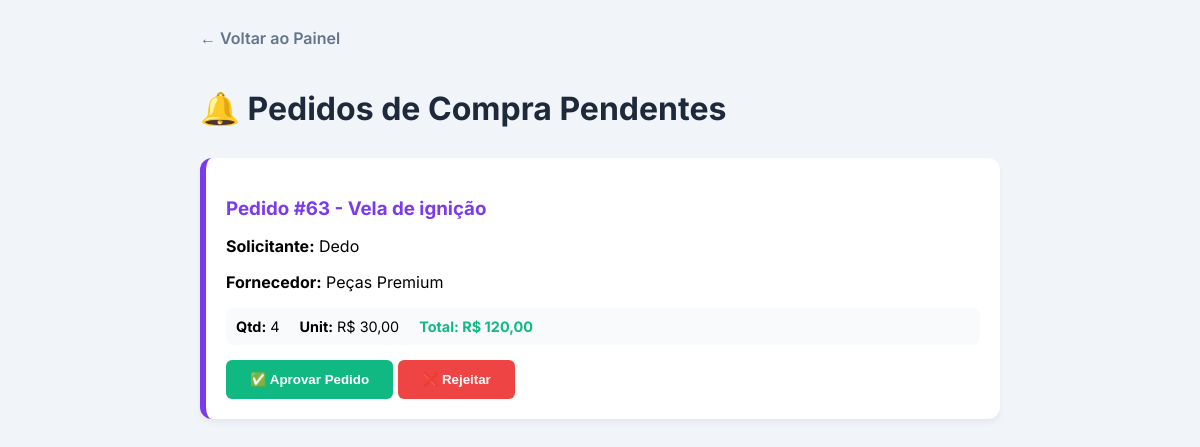
Screenshot of /VerificarPedidos.php (signed in) with the database file from the repository.
### tables this page shows
CREATE TABLE `pedido_compra` (
  `id_pedido` int(11) NOT NULL,
  `id_peca` int(11) DEFAULT NULL,
  `id_responsavel_estoque` int(11) NOT NULL,
  `id_fornecedor` int(11) NOT NULL,
  `quantidade` int(11) NOT NULL,
  `valor_unitario` decimal(10,2) DEFAULT NULL,
  `valor_total_compra` decimal(10,2) DEFAULT NULL,
  `data_pedido` date NOT NULL,
  `status` enum('PENDENTE','APROVADO','REJEITADO') NOT NULL,
  `observacao` varchar(200) DEFAULT NULL,
  `justificativa` text NOT NULL
);

CREATE TABLE `pecas` (
  `id_peca` int(11) NOT NULL,
  `nome` varchar(100) NOT NULL,
  `descricao` varchar(150) DEFAULT NULL,
  `preco_venda` decimal(10,2) DEFAULT NULL,
  `preco_custo` decimal(10,2) DEFAULT NULL,
  `id_fornecedor` int(11) DEFAULT NULL
);

CREATE TABLE `usuarios` (
  `id_usuario` int(11) NOT NULL,
  `nome` varchar(100) NOT NULL,
  `email` varchar(100) NOT NULL,
  `senha` varchar(255) NOT NULL,
  `perfil` enum('GERENTE','VENDEDOR','ESTOQUISTA') DEFAULT NULL,
  `status_usuario` enum('ATIVO','INATIVO') DEFAULT 'ATIVO',
  `percentual_desconto_max` int(11) DEFAULT 0
);

CREATE TABLE `fornecedor` (
  `id_fornecedor` int(11) NOT NULL,
  `nome` varchar(100) NOT NULL,
  `cnpj` varchar(18) DEFAULT NULL,
  `telefone` varchar(20) DEFAULT NULL,
  `email` varchar(100) DEFAULT NULL,
  `endereco` varchar(150) DEFAULT NULL
);

### VerificarPedidos.php (the view, shortened to what this page needs)
<?php
include 'conexao.php';
$sql = "SELECT pc.*, u.nome as solicitante, pec.nome as peca_nome, f.nome as fornecedor_nome
        FROM pedido_compra pc
        JOIN usuarios u ON pc.id_responsavel_estoque = u.id_usuario
        JOIN pecas pec ON pc.id_peca = pec.id_peca
        JOIN fornecedor f ON pc.id_fornecedor = f.id_fornecedor
        WHERE pc.status = 'PENDENTE'
        ORDER BY pc.id_pedido DESC";
$result = $conn->query($sql);
?>
<!DOCTYPE html>
<html lang="pt-br">
<head>
</head>
<body>
    <div class="container">
        <a href="gerente.php" class="voltar">← Voltar ao Painel</a>
        <h1>🔔 Pedidos de Compra Pendentes</h1>
        <?php if ($result && $result->num_rows > 0): ?>
            <?php while($pedido = $result->fetch_assoc()): ?>
                <div class="card-pedido">
                    <h3>Pedido #<?php echo $pedido['id_pedido']; ?> - <?php echo $pedido['peca_nome']; ?></h3>
                    <p><strong>Solicitante:</strong> <?php echo $pedido['solicitante']; ?></p>
                    <p><strong>Fornecedor:</strong> <?php echo $pedido['fornecedor_nome']; ?></p>
                   <div class="info-row">
                        <span><strong>Qtd:</strong> <?php echo $pedido['quantidade']; ?></span>
                        <span><strong>Unit:</strong> R$ <?php echo number_format($pedido['valor_unitario'], 2, ',', '.'); ?></span>
                        <span style="color: #10b981; font-weight: bold;">
                            <strong>Total:</strong> R$ <?php echo number_format($pedido['valor_total_compra'], 2, ',', '.'); ?>
                        </span>
                    </div>
                    <form action="DecidirPedido.php" method="POST">
                        <button type="submit" name="acao" value="APROVAR" class="btn-aprovar">✅ Aprovar Pedido</button>
                        <button type="button" class="btn-rejeitar" onclick="mostrarJustificativa(<?php echo $pedido['id_pedido']; ?>)">❌ Rejeitar</button>
                    </form>
                </div>
            <?php endwhile; ?>
        <?php else: ?>
            <div class="card-pedido" style="border-left-color: #cbd5e1;">
                <p>Nenhum pedido aguardando aprovação.</p>
            </div>
        <?php endif; ?>
    </div>
</body>
</html>

### VerificarPedidos.php (style rules this page uses)
body { font-family: 'Inter', sans-serif; background-color: #f1f5f9; padding: 20px; }
.container { max-width: 800px; margin: auto; }
.card-pedido { background: white; border-radius: 12px; padding: 20px; margin-bottom: 20px; box-shadow: 0 4px 6px rgba(0,0,0,0.05); border-left: 6px solid #7c3aed; }
h1 { color: #1e293b; margin-bottom: 30px; }
h3 { color: #7c3aed; margin-bottom: 10px; }
.info-row { display: flex; gap: 20px; margin: 15px 0; background: #f8fafc; padding: 10px; border-radius: 8px; font-size: 0.9rem; }
.btn-aprovar { background: #10b981; color: white; padding: 12px 24px; border: none; border-radius: 6px; cursor: pointer; font-weight: bold; }
.btn-rejeitar { background: #ef4444; color: white; padding: 12px 24px; border: none; border-radius: 6px; cursor: pointer; font-weight: bold; }
.voltar { display: inline-block; margin-bottom: 20px; text-decoration: none; color: #64748b; font-weight: 600; }

### rows the page displays
pedido_compra: id_pedido "63", id_peca.nome "Vela de ignição", id_responsavel_estoque.nome "Dedo", id_fornecedor.nome "Peças Premium", quantidade "4", valor_unitario "30,00", valor_total_compra "120,00"
